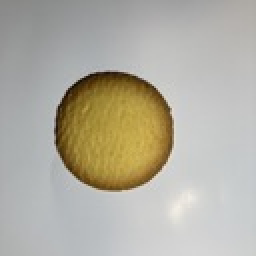
#> input picture image_processing/data/cookie1.jpg, 128 x 128 px, found by its file name (shown 2 times larger)
$ python hsv.py
#> lines starting #> are read from the running program, lines starting #| are printed output that depends on the picture
import cv2
import numpy as np
import matplotlib.pyplot as plt
from google.colab import files

uploaded = files.upload()
#> the answer given: cookie1.jpg
image_path = next(iter(uploaded))

bgr_image = cv2.imread(image_path)
#> bgr_image is the input picture: shape (128, 128, 3); mean B, G, R 162.3, 174.6, 178.2

# HSV色空間に変換
hsv_image = cv2.cvtColor(bgr_image, cv2.COLOR_BGR2HSV)
#> hsv_image: shape (128, 128, 3); mean H, S, V 56, 33.3, 180.2

# HSV各チャンネルを分離
h, s, v = cv2.split(hsv_image)
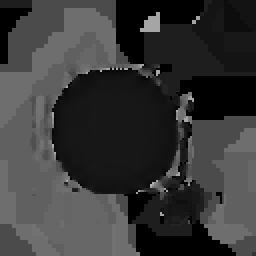
#> h: shape (128, 128) (shown 2 times larger); min 0, max 177, mean 56
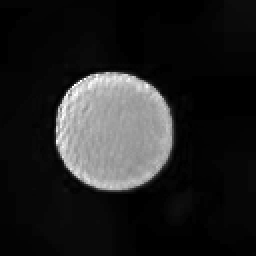
#> s: shape (128, 128) (shown 2 times larger); min 0, max 255, mean 33.3
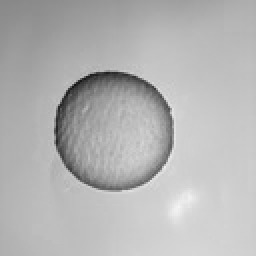
#> v: shape (128, 128) (shown 2 times larger); min 21, max 244, mean 180.2

# 表示のためにRGBに変換
rgb_image = cv2.cvtColor(bgr_image, cv2.COLOR_BGR2RGB)

# 各チャネル表示
plt.figure(figsize=(12, 8))

plt.subplot(2, 2, 1)
plt.imshow(rgb_image)
plt.title("元画像（加工なし）")
plt.axis("off")

############### HSV 表示
plt.subplot(2, 2, 2)
plt.imshow(h, cmap='hsv')
plt.title("Hue (色相)")
plt.axis("off")

plt.subplot(2, 2, 3)
plt.imshow(s, cmap='gray')
plt.title("Saturation (彩度)")
plt.axis("off")

plt.subplot(2, 2, 4)
plt.imshow(v, cmap='gray')
plt.title("Value (明度)")
plt.axis("off")

plt.tight_layout()
plt.show()
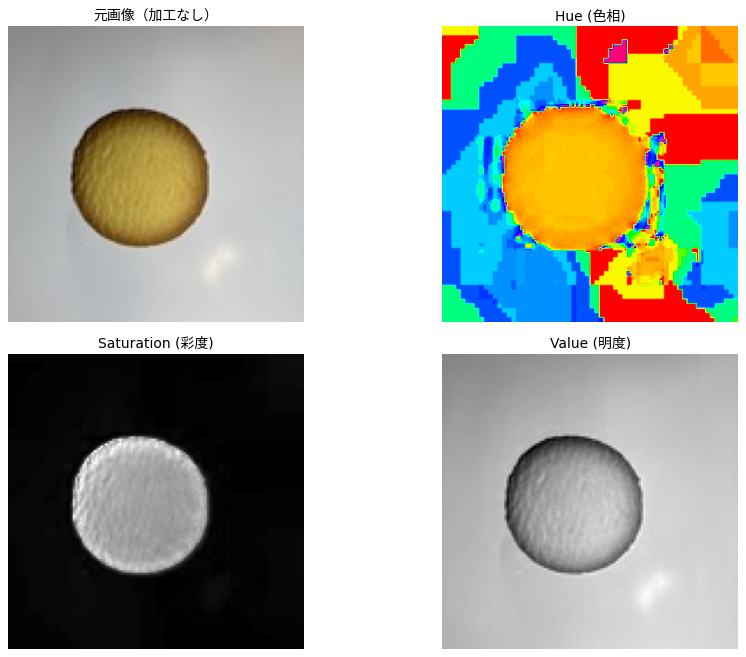
#> figure drawn by matplotlib, 4 panels

$ run again, on image_processing/data/senbei1.jpg
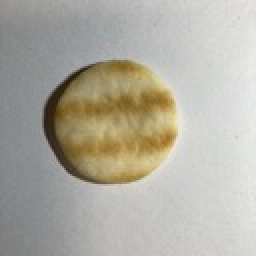
#> input picture image_processing/data/senbei1.jpg, 128 x 128 px, found by its file name (shown 2 times larger)
#> bgr_image is the input picture: shape (128, 128, 3); mean B, G, R 161.8, 173.1, 176.3
#> hsv_image: shape (128, 128, 3); mean H, S, V 45.6, 28, 177.7
#> `h, s, v = cv2.split(hsv_image)`:
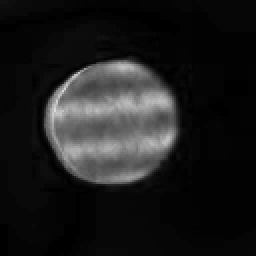
#> s: shape (128, 128) (shown 2 times larger); min 0, max 221, mean 28
#> `plt.show()`:
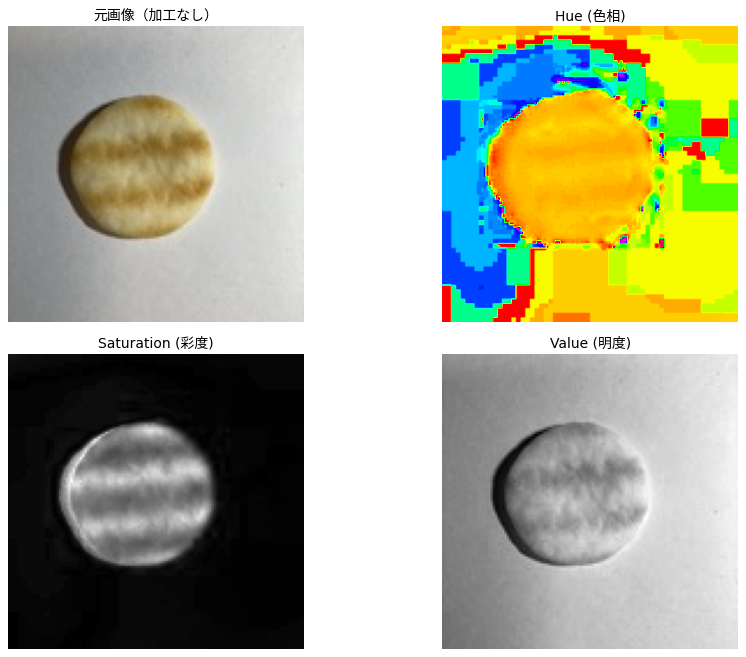
#> figure drawn by matplotlib, 4 panels

$ run again, on image_processing/data/senbei2.jpg
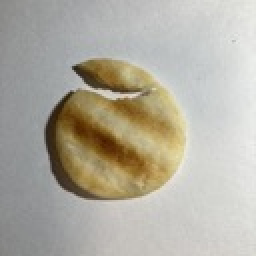
#> input picture image_processing/data/senbei2.jpg, 128 x 128 px, found by its file name (shown 2 times larger)
#> bgr_image is the input picture: shape (128, 128, 3); mean B, G, R 161, 173.2, 177.5
#> hsv_image: shape (128, 128, 3); mean H, S, V 50.6, 33.5, 179
#> `h, s, v = cv2.split(hsv_image)`:
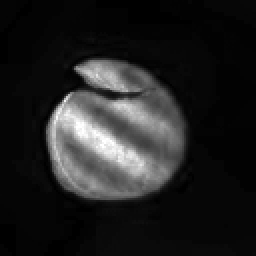
#> s: shape (128, 128) (shown 2 times larger); min 0, max 255, mean 33.5
#> `plt.show()`:
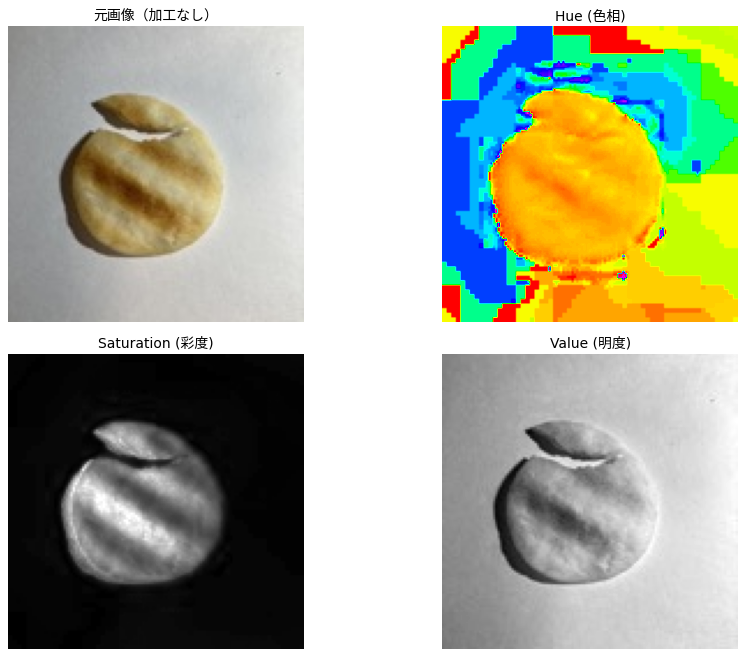
#> figure drawn by matplotlib, 4 panels
